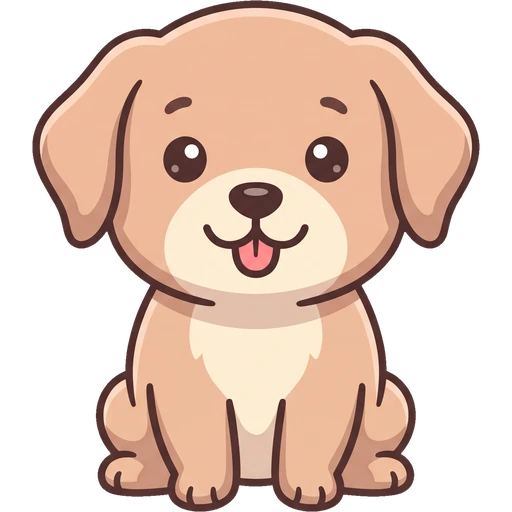
#> input picture assets/images/animals/anjing.webp, 512 x 512 px; its folder holds only this picture in this run
$ python contact_sheet.py
#> lines starting #> are read from the running program, lines starting #| are printed output that depends on the picture; after the words box and inside, x2 and y2 are one past the last pixel; in counts of white or black regions, pixels touching at a corner belong together
"""Buat lembar kontak semua aset di atas papan catur.

Tujuan: melihat sekaligus apakah ada
  - lubang transparan di badan karakter (badan putih ikut terhapus)
  - halo / garis putih di tepi
  - aset yang terpotong

    python tools/contact_sheet.py
"""

import os
import glob

from PIL import Image, ImageDraw

BASE = os.path.dirname(os.path.dirname(os.path.abspath(__file__)))
IMG = os.path.join(BASE, "assets", "images")
OUT = os.path.join(BASE, "_test", "kontak-aset.png")

GRUP = [
    ("unicorns", 220),
    ("animals", 190),
    ("castle", 260),
]

CELL = 240
PAD = 10
LABEL_H = 24
COLS = 5


def papan_catur(size, kotak=16):
    im = Image.new("RGB", (size, size), (255, 255, 255))
    d = ImageDraw.Draw(im)
    for y in range(0, size, kotak):
        for x in range(0, size, kotak):
            if (x // kotak + y // kotak) % 2:
                d.rectangle([x, y, x + kotak - 1, y + kotak - 1], fill=(205, 205, 205))
    return im


def main():
    items = []
    for sub, _ in GRUP:
        for f in sorted(glob.glob(os.path.join(IMG, sub, "*.webp"))):
            items.append((sub, os.path.basename(f), f))
#> pass 2 of the loop in main, `for sub, _ in GRUP:`:

    if not items:
        print("tidak ada aset webp")
        return 1

    rows = (len(items) + COLS - 1) // COLS
    W = COLS * (CELL + PAD) + PAD
    H = rows * (CELL + LABEL_H + PAD) + PAD

    sheet = Image.new("RGB", (W, H), (245, 245, 250))
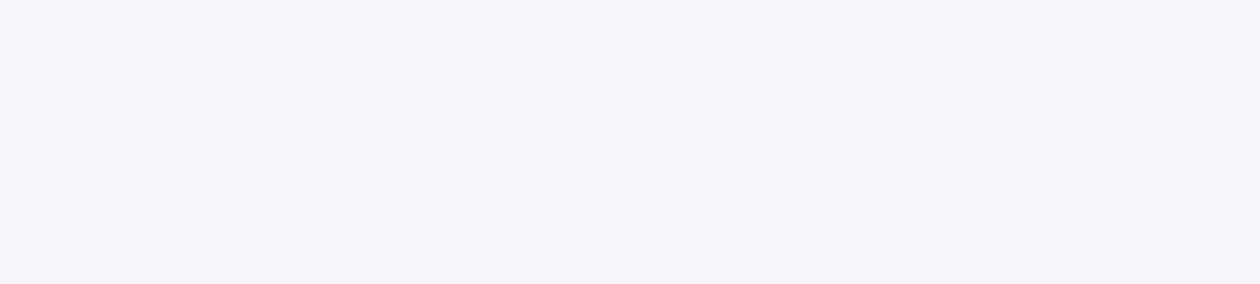
#> sheet: PIL image 1260x284 RGB; mean R, G, B 245, 245, 250
    d = ImageDraw.Draw(sheet)

    for i, (sub, nama, path) in enumerate(items):
        r, c = divmod(i, COLS)
        x = PAD + c * (CELL + PAD)
        y = PAD + r * (CELL + LABEL_H + PAD)

        cell = papan_catur(CELL)
#> in papan_catur, `im = Image.new("RGB", (size, size), (255, 255, 255))`: im: PIL image 240x240 RGB; every value is 255
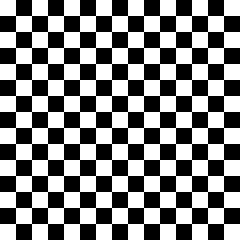
#> cell: PIL image 240x240 RGB; values 205 (black) and 255 (white), 50.2% white; 1 black region, box (x1, y1, x2, y2) and area: (0, 0, 240, 240) 28672
        im = Image.open(path).convert("RGBA")
#> im is the input picture: PIL image 512x512 RGBA; mean R, G, B, A 129.8, 103.3, 88.5, 154.2
        im.thumbnail((CELL - 16, CELL - 16), Image.LANCZOS)
#> im: PIL image 224x224 RGBA
        ox = (CELL - im.width) // 2
#> ox = 8
        oy = (CELL - im.height) // 2
#> oy = 8
        cell.paste(im, (ox, oy), im)
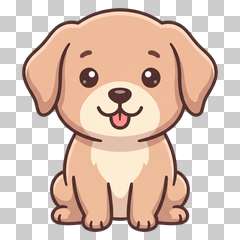
#> cell: PIL image 240x240 RGB; mean R, G, B 219.9, 197.4, 184.5

        sheet.paste(cell, (x, y))
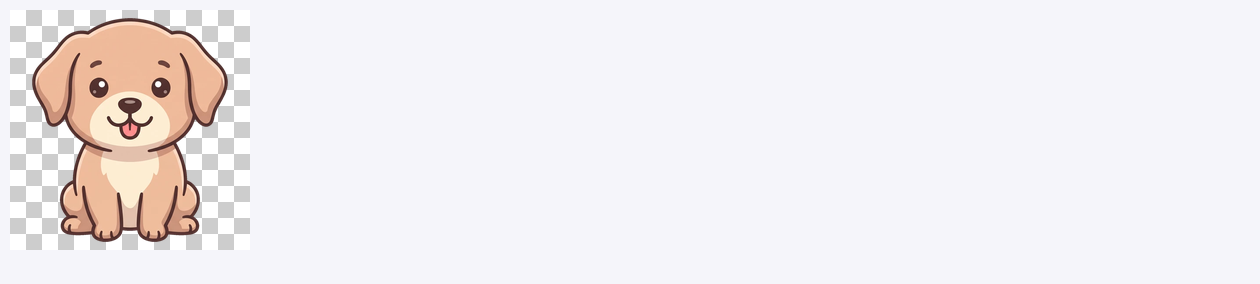
#> sheet: PIL image 1260x284 RGB; mean R, G, B 241, 237.3, 239.5
        d.rectangle([x, y, x + CELL - 1, y + CELL - 1], outline=(180, 180, 190))
        d.text((x + 4, y + CELL + 6), f"{nama}  ({sub})", fill=(40, 40, 50))
#> pass 2 of the loop in main, `for i, (sub, nama, path) in enumerate(items):`:
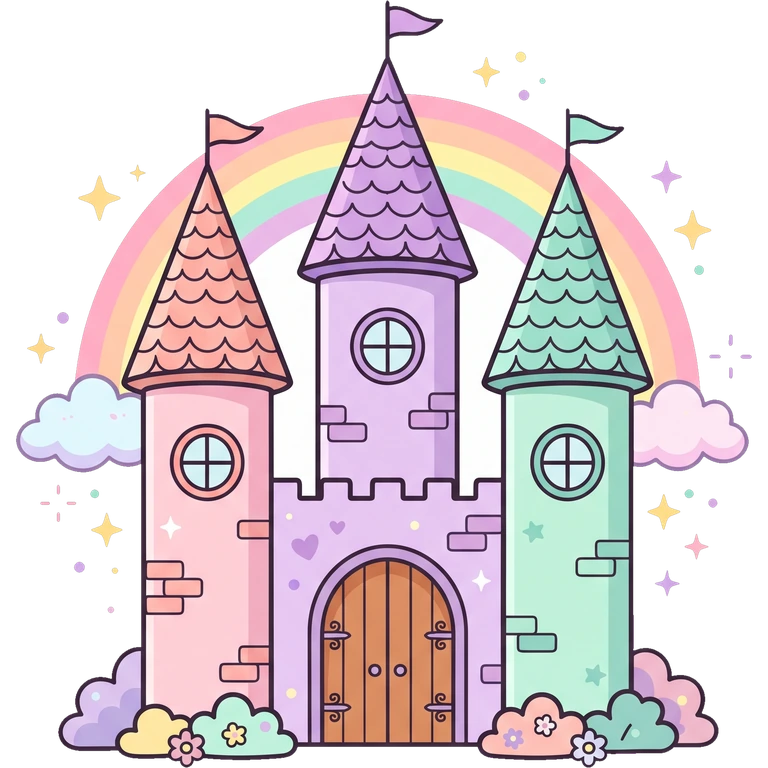
#> input picture assets/images/castle/kastil.webp, 768 x 768 px
#> in main, im is the input picture: PIL image 768x768 RGBA; mean R, G, B, A 128.3, 114.3, 119.2, 155.2
#> in main, `cell.paste(im, (ox, oy), im)`:
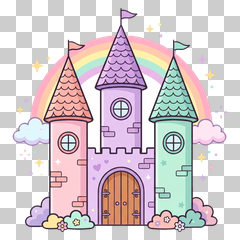
#> cell: PIL image 240x240 RGB; mean R, G, B 213.5, 202.3, 206.2
#> in main, `sheet.paste(cell, (x, y))`:
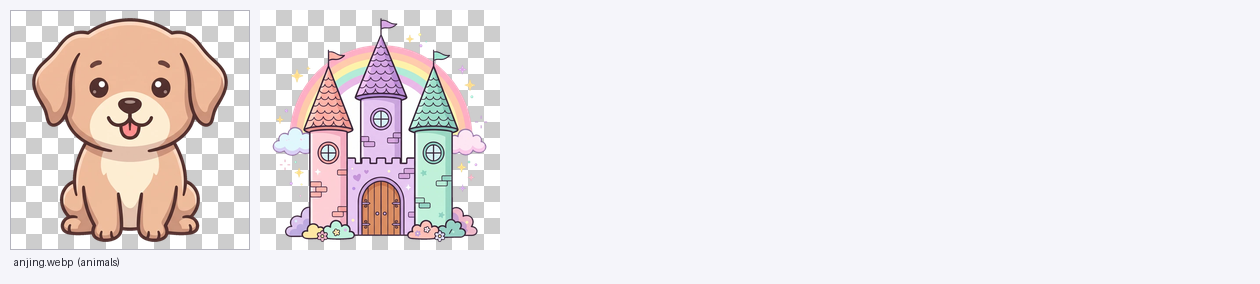
#> sheet: PIL image 1260x284 RGB; mean R, G, B 235.6, 230.2, 232.2

    os.makedirs(os.path.dirname(OUT), exist_ok=True)
    sheet.save(OUT, "PNG")
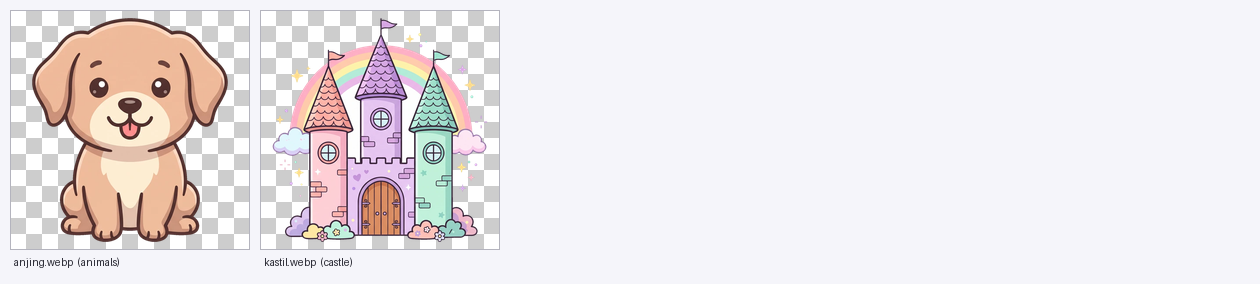
#> saved as kontak-aset.png: PIL image 1260x284 RGB; mean R, G, B 235.4, 229.9, 231.9
    print(f"{len(items)} aset -> {OUT}")
    print(f"ukuran {W}x{H}")
    return 0


if __name__ == "__main__":
    raise SystemExit(main())
#> (the program exits here)
